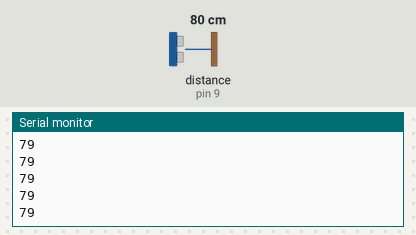
A sketch run on a simulated Arduino Uno, built with avr-gcc and run on an emulated ATmega328P. On the bench: the last lines printed to the serial monitor. Wiring (inferred from the names in the program): ultrasonic range finder: trigger pin 10; echo pin 9. The inputs (shaded band) are chosen by the test bench; at power-on: distance to the obstacle (sensor on pin 9) 80 cm. The echo pulse lasts 58.3 µs per cm.

Above: at 1.2 s.
1.3 s: distance to the obstacle (sensor on pin 9) set to 2 cm
At 1.71 s:
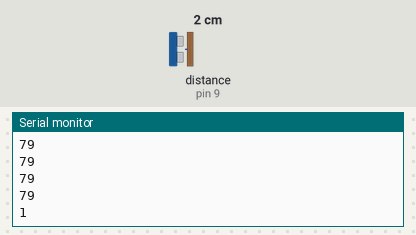
2.8 s: distance to the obstacle (sensor on pin 9) set to 4 cm
At 2.97 s:
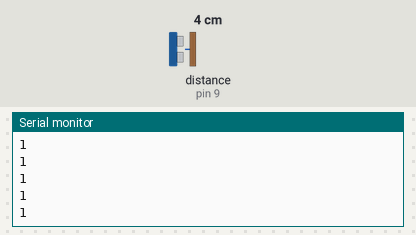
Timing chart, 0 to 5.8 s (numbered marks = the images above; inputs shaded):
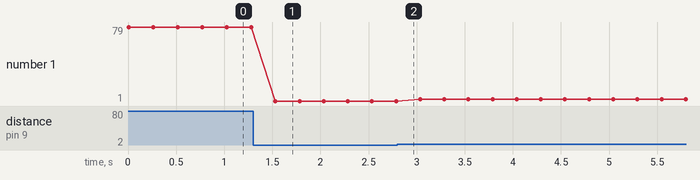

The sketch:

ultrasound.ino
```cpp
#define trig 10
#define echo 9
void setup() {
  // put your setup code here, to run once:
  Serial.begin(9600);
  pinMode(trig,OUTPUT);
  pinMode(echo,INPUT);

}

void loop() {
  // put your main code here, to run repeatedly:
  digitalWrite(trig,HIGH);
  delayMicroseconds(10);
  digitalWrite(trig,LOW);
  unsigned int t=pulseIn(echo,HIGH);
  unsigned int d=t/(29.1*2);
  Serial.println(d);
  delay(250);


}
```

Measured:
- after the input at 1.3 s, the serial monitor: prints a new line after 0.23 s (image 1)
- plotted number 1: 79 → 1 after the input at 1.3 s, 1 → 3 after the input at 2.8 s
